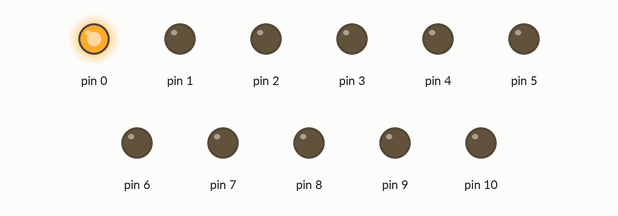
Bench run of a sketch on a simulated Arduino Uno, built with avr-gcc and run on an emulated ATmega328P. On the bench: output pins drawn as LEDs (lit = HIGH).

Above: at 0.05 s.
At 0.65 s:
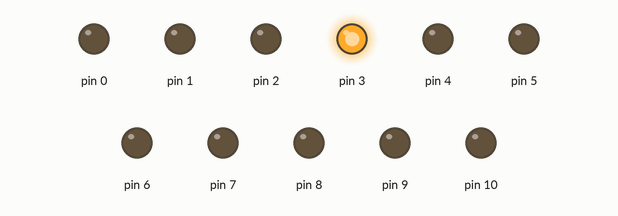
At 1.25 s:
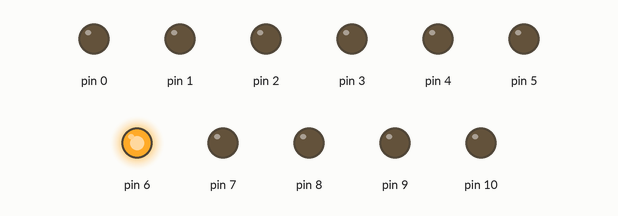
At 2.45 s:
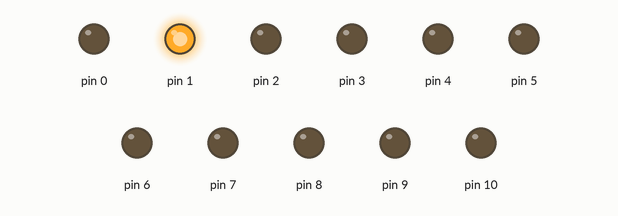
At 3.65 s:
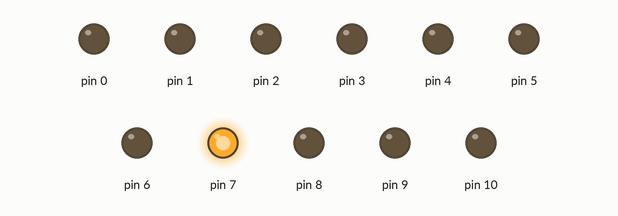
At 4.95 s:
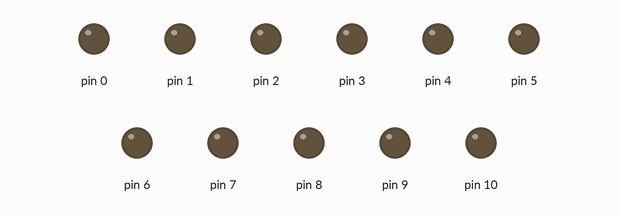
Timing chart, 0 to 5.2 s (numbered marks = the images above):
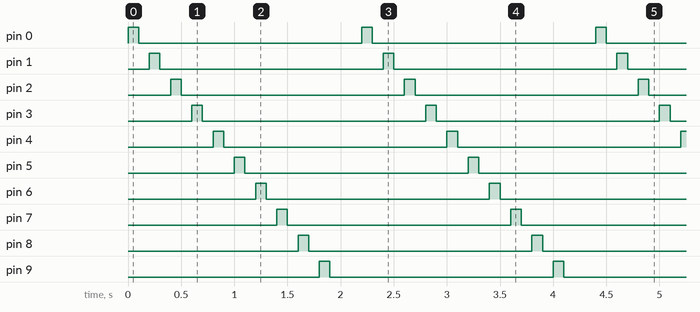

The sketch:

led10_maju_for.ino
```cpp
void setup() {
for(int i=0;i<=10;i++)
     {
     pinMode(i,OUTPUT);
     }
}
void loop() {
   for(int i=0;i<=10;i++)
     {
    digitalWrite(i,HIGH);delay(100);
    digitalWrite(i,LOW);delay(100);
    }
}
```

Measured:
- by itself, pin 0–10: alternates HIGH for 0.10 s and LOW for 2.1 s
- by itself, everything shown: repeats every 2.2 s, in 22 steps
